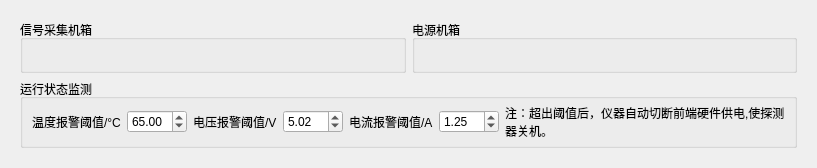
      <widget class="QWidget" name="tab_4">
       <attribute name="title">
        <string>运行状态监测</string>
       </attribute>
       <layout class="QHBoxLayout" name="horizontalLayout_5">
        <item>
         <widget class="QWidget" name="widget_monitor" native="true">
          <property name="sizePolicy">
           <sizepolicy hsizetype="Expanding" vsizetype="Preferred">
            <horstretch>0</horstretch>
            <verstretch>0</verstretch>
           </sizepolicy>
          </property>
          <property name="minimumSize">
           <size>
            <width>400</width>
            <height>0</height>
           </size>
          </property>
          <layout class="QVBoxLayout" name="verticalLayout_7">
           <item>
            <widget class="QWidget" name="widget_plot" native="true">
             <layout class="QHBoxLayout" name="horizontalLayout_8">
              <property name="leftMargin">
               <number>0</number>
              </property>
              <property name="topMargin">
               <number>0</number>
              </property>
              <property name="rightMargin">
               <number>0</number>
              </property>
              <property name="bottomMargin">
               <number>0</number>
              </property>
              <item>
               <widget class="QGroupBox" name="groupBox_arm1">
                <property name="title">
                 <string>信号采集机箱</string>
                </property>
                <layout class="QVBoxLayout" name="verticalLayout_6">
                 <item>
                  <widget class="TrendPlotWidget" name="plotTemp" native="true"/>
                 </item>
                 <item>
                  <widget class="TrendPlotWidget" name="plotVoltage" native="true"/>
                 </item>
                 <item>
                  <widget class="TrendPlotWidget" name="plotCurrent" native="true"/>
                 </item>
                </layout>
               </widget>
              </item>
              <item>
               <widget class="QGroupBox" name="groupBox_arm2">
                <property name="title">
                 <string>电源机箱</string>
                </property>
                <layout class="QVBoxLayout" name="verticalLayout_8">
                 <item>
                  <widget class="TrendPlotWidget" name="plotTemp_2" native="true"/>
                 </item>
                 <item>
                  <widget class="TrendPlotWidget" name="plotVoltage_2" native="true"/>
                 </item>
                 <item>
                  <widget class="TrendPlotWidget" name="plotCurrent_2" native="true"/>
                 </item>
                </layout>
               </widget>
              </item>
             </layout>
            </widget>
           </item>
           <item>
            <widget class="QGroupBox" name="groupBox_2">
             <property name="sizePolicy">
              <sizepolicy hsizetype="Preferred" vsizetype="Fixed">
               <horstretch>0</horstretch>
               <verstretch>0</verstretch>
              </sizepolicy>
             </property>
             <property name="title">
              <string>运行状态监测</string>
             </property>
             <layout class="QHBoxLayout" name="horizontalLayout_6">
              <property name="topMargin">
               <number>5</number>
              </property>
              <property name="bottomMargin">
               <number>5</number>
              </property>
              <item>
               <widget class="QLabel" name="label_16">
                <property name="sizePolicy">
                 <sizepolicy hsizetype="Fixed" vsizetype="Fixed">
                  <horstretch>0</horstretch>
                  <verstretch>0</verstretch>
                 </sizepolicy>
                </property>
                <property name="text">
                 <string>温度报警阈值/°C</string>
                </property>
               </widget>
              </item>
              <item>
               <widget class="QDoubleSpinBox" name="doubleSpinBox_temp">
                <property name="sizePolicy">
                 <sizepolicy hsizetype="Fixed" vsizetype="Fixed">
                  <horstretch>0</horstretch>
                  <verstretch>0</verstretch>
                 </sizepolicy>
                </property>
                <property name="minimumSize">
                 <size>
                  <width>60</width>
                  <height>0</height>
                 </size>
                </property>
                <property name="maximum">
                 <double>90.000000000000000</double>
                </property>
                <property name="value">
                 <double>65.000000000000000</double>
                </property>
               </widget>
              </item>
              <item>
               <widget class="QLabel" name="label_14">
                <property name="sizePolicy">
                 <sizepolicy hsizetype="Fixed" vsizetype="Fixed">
                  <horstretch>0</horstretch>
                  <verstretch>0</verstretch>
                 </sizepolicy>
                </property>
                <property name="text">
                 <string>电压报警阈值/V</string>
                </property>
               </widget>
              </item>
              <item>
               <widget class="QDoubleSpinBox" name="doubleSpinBox_voltage">
                <property name="sizePolicy">
                 <sizepolicy hsizetype="Fixed" vsizetype="Fixed">
                  <horstretch>0</horstretch>
                  <verstretch>0</verstretch>
                 </sizepolicy>
                </property>
                <property name="minimumSize">
                 <size>
                  <width>60</width>
                  <height>0</height>
                 </size>
                </property>
                <property name="value">
                 <double>5.020000000000000</double>
                </property>
               </widget>
              </item>
              <item>
               <widget class="QLabel" name="label_15">
                <property name="sizePolicy">
                 <sizepolicy hsizetype="Fixed" vsizetype="Fixed">
                  <horstretch>0</horstretch>
                  <verstretch>0</verstretch>
                 </sizepolicy>
                </property>
                <property name="text">
                 <string>电流报警阈值/A</string>
                </property>
               </widget>
              </item>
              <item>
               <widget class="QDoubleSpinBox" name="doubleSpinBox_current">
                <property name="sizePolicy">
                 <sizepolicy hsizetype="Fixed" vsizetype="Fixed">
                  <horstretch>0</horstretch>
                  <verstretch>0</verstretch>
                 </sizepolicy>
                </property>
                <property name="minimumSize">
                 <size>
                  <width>60</width>
                  <height>0</height>
                 </size>
                </property>
                <property name="maximum">
                 <double>10.000000000000000</double>
                </property>
                <property name="value">
                 <double>1.250000000000000</double>
                </property>
               </widget>
              </item>
              <item>
               <widget class="QLabel" name="label_13">
                <property name="sizePolicy">
                 <sizepolicy hsizetype="Preferred" vsizetype="Fixed">
                  <horstretch>0</horstretch>
                  <verstretch>0</verstretch>
                 </sizepolicy>
                </property>
                <property name="text">
                 <string>注：超出阈值后，仪器自动切断前端硬件供电,使探测器关机。</string>
                </property>
                <property name="wordWrap">
                 <bool>true</bool>
                </property>
               </widget>
              </item>
             </layout>
            </widget>
           </item>
          </layout>
         </widget>
        </item>
       </layout>
      </widget>
